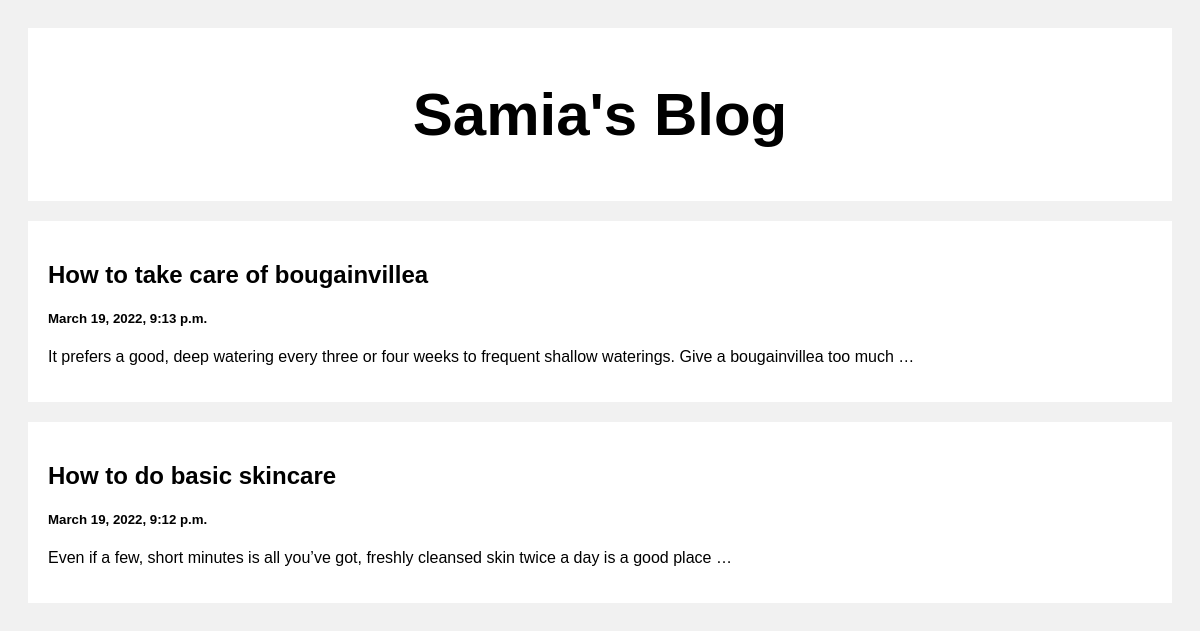
The page / on the database its author committed.
### post/models.py (models this page shows)
class Post(models.Model):
    title= models.CharField(max_length=100)
    body= models.CharField(max_length=100000)
    created_at=models.DateTimeField(default=datetime.now,blank= True)

### post/views.py (the view)
# urls.py: path('', views.index, name='index'),
def index(request):
    post=Post.objects.all()
    return render(request, 'index.html', {'post': post})

### templates/index.html (shortened to what this page needs)
<!DOCTYPE html>
<html>
<head>
</head>
<body>
  <div class="header">
    <h2>Samia's Blog</h2>
  </div>
  <div class="row">
    <div class="leftcolumn">
      {% for post in post reversed %}
      <div class="card">
        <a style="text-decoration: none; color: black;" href="/post/{{post.id}}">
          <h2>{{post.title}}</h2>
          <h5>{{post.created_at}}</h5>
          <p>{{post.body|truncatewords:20}}</p>
        </a>
      </div>
      {% endfor %}
    </div>
  </div>
</body>
</html>

### templates/index.html (style rules this page uses)
* { box-sizing: border-box; }
body { font-family: Arial; padding: 20px; background: #f1f1f1; }
.header { padding: 2px; font-size: 40px; text-align: center; background: white; }
.leftcolumn { float: left; width: 100%; }
.card { background-color: white; padding: 20px; margin-top: 20px; }
.row:after { content: ""; display: table; clear: both; }

### rows shown on the page
Post: title "How to take care of bougainvillea", created_at "March 19, 2022, 9:13 p.m.", body "It prefers a good, deep watering every three or four weeks to frequent shallow waterings. Give a bougainvillea too much …"
Post: title "How to do basic skincare", created_at "March 19, 2022, 9:12 p.m.", body "Even if a few, short minutes is all you’ve got, freshly cleansed skin twice a day is a good place …"
